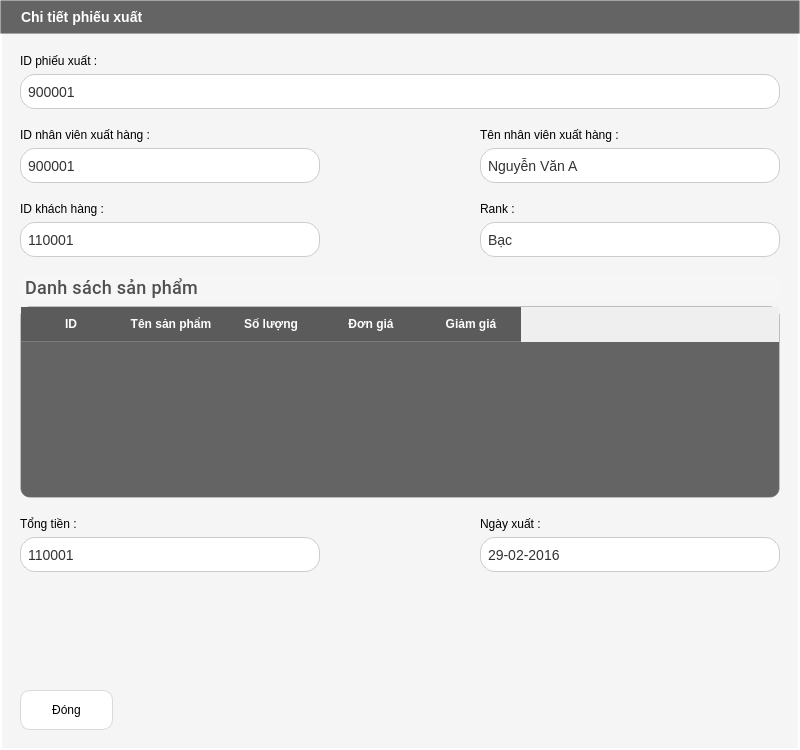
<?xml version="1.0" encoding="UTF-8"?>
<ui version="4.0">
 <class>Form</class>
 <widget class="QWidget" name="Form">
  <property name="geometry">
   <rect>
    <x>0</x>
    <y>0</y>
    <width>800</width>
    <height>750</height>
   </rect>
  </property>
  <property name="tabletTracking">
   <bool>false</bool>
  </property>
  <property name="contextMenuPolicy">
   <enum>Qt::DefaultContextMenu</enum>
  </property>
  <property name="windowTitle">
   <string comment=" ">Form</string>
  </property>
  <property name="styleSheet">
   <string notr="true">#Form {
background: #F5F5F5;
border-bottom-radius : 10px;
border : 2px solid white ;
}</string>
  </property>
  <layout class="QGridLayout" name="gridLayout">
   <property name="leftMargin">
    <number>0</number>
   </property>
   <property name="topMargin">
    <number>0</number>
   </property>
   <property name="rightMargin">
    <number>0</number>
   </property>
   <property name="bottomMargin">
    <number>0</number>
   </property>
   <item row="0" column="0">
    <widget class="QLabel" name="label">
     <property name="styleSheet">
      <string notr="true">QLabel {
    background-color:  rgba(40, 40, 40, 180); /* Nền xanh trong suốt */
    color: white;
    font-weight: bold;
    font-size: 14px;

    padding: 8px 16px;
    
    /* Viền sáng */
    border: 1.5px solid rgba(255, 255, 255, 0.4);
    
    /* Đổ bóng - QSS hỗ trợ giới hạn */
    border-style: outset;
    border-width: 1px;
    
    /* Gradient xanh */
}

</string>
     </property>
     <property name="text">
      <string>Chi tiết phiếu xuất</string>
     </property>
     <property name="margin">
      <number>12</number>
     </property>
    </widget>
   </item>
   <item row="1" column="0">
    <layout class="QVBoxLayout" name="verticalLayout_9">
     <property name="leftMargin">
      <number>20</number>
     </property>
     <property name="topMargin">
      <number>14</number>
     </property>
     <property name="rightMargin">
      <number>20</number>
     </property>
     <property name="bottomMargin">
      <number>20</number>
     </property>
     <item>
      <layout class="QVBoxLayout" name="verticalLayout_8">
       <item>
        <layout class="QVBoxLayout" name="verticalLayout">
         <item>
          <widget class="QLabel" name="label_2">
           <property name="font">
            <font>
             <pointsize>9</pointsize>
            </font>
           </property>
           <property name="text">
            <string>ID phiếu xuất : </string>
           </property>
          </widget>
         </item>
         <item>
          <widget class="QLineEdit" name="lineEdit">
           <property name="minimumSize">
            <size>
             <width>715</width>
             <height>35</height>
            </size>
           </property>
           <property name="tabletTracking">
            <bool>true</bool>
           </property>
           <property name="styleSheet">
            <string notr="true">QLineEdit {
    background-color: #ffffff; /* Màu nền trắng */
    border: 1px solid #cccccc; /* Viền xám nhạt */
    border-radius: 15px; /* Bo góc */
    padding: 5px; /* Khoảng cách bên trong */
    font-size: 14px;
    color: #333333;
}

/* Hiệu ứng khi ô nhập liệu được chọn */
QLineEdit:focus {
    border: 1px solid #4a90e2; /* Viền xanh khi focus */
    background-color: #e6f0fa; /* Nền xanh nhạt khi focus */
}</string>
           </property>
           <property name="text">
            <string>900001</string>
           </property>
          </widget>
         </item>
        </layout>
       </item>
       <item>
        <spacer name="verticalSpacer_2">
         <property name="orientation">
          <enum>Qt::Vertical</enum>
         </property>
         <property name="sizeHint" stdset="0">
          <size>
           <width>20</width>
           <height>13</height>
          </size>
         </property>
        </spacer>
       </item>
       <item>
        <layout class="QHBoxLayout" name="horizontalLayout">
         <item>
          <layout class="QVBoxLayout" name="verticalLayout_2">
           <item>
            <widget class="QLabel" name="label_3">
             <property name="font">
              <font>
               <pointsize>9</pointsize>
              </font>
             </property>
             <property name="text">
              <string>ID nhân viên xuất hàng :</string>
             </property>
            </widget>
           </item>
           <item>
            <widget class="QLineEdit" name="lineEdit_2">
             <property name="minimumSize">
              <size>
               <width>300</width>
               <height>35</height>
              </size>
             </property>
             <property name="tabletTracking">
              <bool>true</bool>
             </property>
             <property name="styleSheet">
              <string notr="true">QLineEdit {
    background-color: #ffffff; /* Màu nền trắng */
    border: 1px solid #cccccc; /* Viền xám nhạt */
    border-radius: 15px; /* Bo góc */
    padding: 5px; /* Khoảng cách bên trong */
    font-size: 14px;
    color: #333333;
}

/* Hiệu ứng khi ô nhập liệu được chọn */
QLineEdit:focus {
    border: 1px solid #4a90e2; /* Viền xanh khi focus */
    background-color: #e6f0fa; /* Nền xanh nhạt khi focus */
}</string>
             </property>
             <property name="text">
              <string>900001</string>
             </property>
            </widget>
           </item>
          </layout>
         </item>
         <item>
          <spacer name="horizontalSpacer">
           <property name="orientation">
            <enum>Qt::Horizontal</enum>
           </property>
           <property name="sizeHint" stdset="0">
            <size>
             <width>88</width>
             <height>20</height>
            </size>
           </property>
          </spacer>
         </item>
         <item>
          <layout class="QVBoxLayout" name="verticalLayout_3">
           <item>
            <widget class="QLabel" name="label_4">
             <property name="font">
              <font>
               <pointsize>9</pointsize>
              </font>
             </property>
             <property name="text">
              <string>Tên nhân viên xuất hàng : </string>
             </property>
            </widget>
           </item>
           <item>
            <widget class="QLineEdit" name="lineEdit_3">
             <property name="minimumSize">
              <size>
               <width>300</width>
               <height>35</height>
              </size>
             </property>
             <property name="tabletTracking">
              <bool>true</bool>
             </property>
             <property name="styleSheet">
              <string notr="true">QLineEdit {
    background-color: #ffffff; /* Màu nền trắng */
    border: 1px solid #cccccc; /* Viền xám nhạt */
    border-radius: 15px; /* Bo góc */
    padding: 5px; /* Khoảng cách bên trong */
    font-size: 14px;
    color: #333333;
}

/* Hiệu ứng khi ô nhập liệu được chọn */
QLineEdit:focus {
    border: 1px solid #4a90e2; /* Viền xanh khi focus */
    background-color: #e6f0fa; /* Nền xanh nhạt khi focus */
}</string>
             </property>
             <property name="text">
              <string>Nguyễn Văn A</string>
             </property>
            </widget>
           </item>
          </layout>
         </item>
        </layout>
       </item>
       <item>
        <spacer name="verticalSpacer_3">
         <property name="orientation">
          <enum>Qt::Vertical</enum>
         </property>
         <property name="sizeHint" stdset="0">
          <size>
           <width>20</width>
           <height>13</height>
          </size>
         </property>
        </spacer>
       </item>
       <item>
        <layout class="QHBoxLayout" name="horizontalLayout_2">
         <item>
          <layout class="QVBoxLayout" name="verticalLayout_4">
           <item>
            <widget class="QLabel" name="label_5">
             <property name="font">
              <font>
               <pointsize>9</pointsize>
              </font>
             </property>
             <property name="text">
              <string>ID khách hàng : </string>
             </property>
            </widget>
           </item>
           <item>
            <widget class="QLineEdit" name="lineEdit_4">
             <property name="minimumSize">
              <size>
               <width>300</width>
               <height>35</height>
              </size>
             </property>
             <property name="tabletTracking">
              <bool>true</bool>
             </property>
             <property name="styleSheet">
              <string notr="true">QLineEdit {
    background-color: #ffffff; /* Màu nền trắng */
    border: 1px solid #cccccc; /* Viền xám nhạt */
    border-radius: 15px; /* Bo góc */
    padding: 5px; /* Khoảng cách bên trong */
    font-size: 14px;
    color: #333333;
}

/* Hiệu ứng khi ô nhập liệu được chọn */
QLineEdit:focus {
    border: 1px solid #4a90e2; /* Viền xanh khi focus */
    background-color: #e6f0fa; /* Nền xanh nhạt khi focus */
}</string>
             </property>
             <property name="text">
              <string>110001</string>
             </property>
            </widget>
           </item>
          </layout>
         </item>
         <item>
          <spacer name="horizontalSpacer_2">
           <property name="orientation">
            <enum>Qt::Horizontal</enum>
           </property>
           <property name="sizeHint" stdset="0">
            <size>
             <width>88</width>
             <height>20</height>
            </size>
           </property>
          </spacer>
         </item>
         <item>
          <layout class="QVBoxLayout" name="verticalLayout_5">
           <item>
            <widget class="QLabel" name="label_6">
             <property name="font">
              <font>
               <pointsize>9</pointsize>
              </font>
             </property>
             <property name="text">
              <string>Rank : </string>
             </property>
            </widget>
           </item>
           <item>
            <widget class="QLineEdit" name="lineEdit_5">
             <property name="minimumSize">
              <size>
               <width>300</width>
               <height>35</height>
              </size>
             </property>
             <property name="tabletTracking">
              <bool>true</bool>
             </property>
             <property name="styleSheet">
              <string notr="true">QLineEdit {
    background-color: #ffffff; /* Màu nền trắng */
    border: 1px solid #cccccc; /* Viền xám nhạt */
    border-radius: 15px; /* Bo góc */
    padding: 5px; /* Khoảng cách bên trong */
    font-size: 14px;
    color: #333333;
}

/* Hiệu ứng khi ô nhập liệu được chọn */
QLineEdit:focus {
    border: 1px solid #4a90e2; /* Viền xanh khi focus */
    background-color: #e6f0fa; /* Nền xanh nhạt khi focus */
}</string>
             </property>
             <property name="text">
              <string>Bạc</string>
             </property>
            </widget>
           </item>
          </layout>
         </item>
        </layout>
       </item>
       <item>
        <spacer name="verticalSpacer_4">
         <property name="orientation">
          <enum>Qt::Vertical</enum>
         </property>
         <property name="sizeHint" stdset="0">
          <size>
           <width>20</width>
           <height>13</height>
          </size>
         </property>
        </spacer>
       </item>
       <item>
        <widget class="QLabel" name="label_7">
         <property name="font">
          <font>
           <family>Segoe UI,Roboto,sans-serif</family>
           <pointsize>-1</pointsize>
           <weight>62</weight>
           <bold>true</bold>
          </font>
         </property>
         <property name="styleSheet">
          <string notr="true">QLabel {
    color: rgba(50, 50, 50, 0.85); /* Màu chữ đậm nhưng hơi trong suốt */
    font-family: &quot;Segoe UI&quot;, &quot;Roboto&quot;, sans-serif; /* Font hiện đại */
    font-weight: 500; /* Độ đậm vừa phải */
    font-size: 18px; /* Kích thước phù hợp */

    letter-spacing: 0.3px; /* Tăng khoảng cách chữ nhẹ */
    
    text-align: center;
    background-color: rgba(255, 255, 255, 0.1); /* Nền trắng trong suốt */
    border-radius: 6px; /* Bo góc */
    backdrop-filter: blur(5px); /* Hiệu ứng blur đặc trưng của glassmorphism */
    box-shadow: 0 2px 8px rgba(0, 0, 0, 0.07); /* Đổ bóng tinh tế */
    border: 1px solid rgba(255, 255, 255, 0.18); /* Viền trắng trong suốt */
}
</string>
         </property>
         <property name="text">
          <string>Danh sách sản phẩm</string>
         </property>
         <property name="margin">
          <number>12</number>
         </property>
        </widget>
       </item>
       <item>
        <widget class="QTableWidget" name="tableWidget">
         <property name="minimumSize">
          <size>
           <width>715</width>
           <height>191</height>
          </size>
         </property>
         <property name="styleSheet">
          <string notr="true">/* Tổng thể bảng với phong cách Glassmorphism */
QTableWidget {
    background-color:  rgba(40, 40, 40, 180); /* Nền đen mờ, tăng độ trong suốt */
    border: 1px solid rgba(255, 255, 255, 0.2); /* Viền trắng mờ nhẹ */
    border-radius: 10px; /* Bo góc mềm mại */
    color: #ffffff; /* Chữ trắng để nổi bật */
    font-family: &quot;Arial&quot;, sans-serif;
    font-size: 14px;
	gridline-color: transparent;
}

/* Tiêu đề cột (header) */
QHeaderView::section {
    background-color: rgba(30, 30, 30, 180);
 /* Nền header đen mờ hơn một chút */
    color: #ffffff;
    padding: 8px;
    border: none;
    border-bottom: 1px solid rgba(255, 255, 255, 0.2);
    font-weight: bold;
}

/* Hiệu ứng hover cho tiêu đề */
QHeaderView::section:hover {
    background-color: rgba(0, 0, 0, 0.6); /* Sáng nhẹ khi hover */
    transition: background-color 0.3s ease; /* Hiệu ứng chuyển màu mượt */
}

/* Các ô trong bảng */
QTableWidget::item {
    padding: 8px;
    border: none;
    background-color: transparent;
}

/* Hiệu ứng khi chọn ô */
QTableWidget::item:selected {
    background-color: rgba(66, 165, 245, 0.4); /* Màu xanh dương mờ khi chọn */
    color: #ffffff;
}

/* Hiệu ứng hover cho ô */
QTableWidget::item:hover {
    background-color: rgba(255, 255, 255, 0.1); /* Sáng nhẹ khi rê chuột */
    transition: background-color 0.3s ease; /* Chuyển màu mượt mà */
}

/* Thanh cuộn dọc */
QScrollBar:vertical {
    background: rgba(0, 0, 0, 0.3); /* Nền đen mờ hơn */
    width: 10px;
    margin: 0px;
    border-radius: 5px;
}

QScrollBar::handle:vertical {
    background: linear-gradient(to bottom, rgba(66, 165, 245, 0.6), rgba(30, 136, 229, 0.6)); /* Gradient xanh dương mờ */
    border-radius: 5px;
}

QScrollBar::handle:vertical:hover {
    background: linear-gradient(to bottom, rgba(100, 181, 246, 0.7), rgba(66, 165, 245, 0.7)); /* Sáng hơn khi hover */
    transition: background 0.3s ease;
}

QScrollBar::add-line:vertical,
QScrollBar::sub-line:vertical {
    background: none;
}

QScrollBar::add-page:vertical,
QScrollBar::sub-page:vertical {
    background: none;
}

/* Thanh cuộn ngang */
QScrollBar:horizontal {
    background: rgba(0, 0, 0, 0.3); /* Nền đen mờ hơn */
    height: 10px;
    margin: 0px;
    border-radius: 5px;
}

QScrollBar::handle:horizontal {
    background: linear-gradient(to right, rgba(66, 165, 245, 0.6), rgba(30, 136, 229, 0.6)); /* Gradient xanh dương mờ */
    border-radius: 5px;
}

QScrollBar::handle:horizontal:hover {
    background: linear-gradient(to right, rgba(100, 181, 246, 0.7), rgba(66, 165, 245, 0.7)); /* Sáng hơn khi hover */
    transition: background 0.3s ease;
}

QScrollBar::add-line:horizontal,
QScrollBar::sub-line:horizontal {
    background: none;
}

QScrollBar::add-page:horizontal,
QScrollBar::sub-page:horizontal {
    background: none;
}</string>
         </property>
         <property name="showGrid">
          <bool>true</bool>
         </property>
         <attribute name="horizontalHeaderCascadingSectionResizes">
          <bool>false</bool>
         </attribute>
         <column>
          <property name="text">
           <string>ID</string>
          </property>
          <property name="font">
           <font>
            <weight>75</weight>
            <bold>true</bold>
           </font>
          </property>
         </column>
         <column>
          <property name="text">
           <string>Tên sản phẩm</string>
          </property>
          <property name="font">
           <font>
            <weight>75</weight>
            <bold>true</bold>
           </font>
          </property>
         </column>
         <column>
          <property name="text">
           <string>Số lượng</string>
          </property>
          <property name="font">
           <font>
            <weight>75</weight>
            <bold>true</bold>
           </font>
          </property>
         </column>
         <column>
          <property name="text">
           <string>Đơn giá</string>
          </property>
          <property name="font">
           <font>
            <weight>75</weight>
            <bold>true</bold>
           </font>
          </property>
         </column>
         <column>
          <property name="text">
           <string>Giảm giá</string>
          </property>
          <property name="font">
           <font>
            <weight>75</weight>
            <bold>true</bold>
           </font>
          </property>
         </column>
        </widget>
       </item>
       <item>
        <spacer name="verticalSpacer_5">
         <property name="orientation">
          <enum>Qt::Vertical</enum>
         </property>
         <property name="sizeHint" stdset="0">
          <size>
           <width>20</width>
           <height>13</height>
          </size>
         </property>
        </spacer>
       </item>
       <item>
        <layout class="QHBoxLayout" name="horizontalLayout_3">
         <item>
          <layout class="QVBoxLayout" name="verticalLayout_6">
           <item>
            <widget class="QLabel" name="label_8">
             <property name="font">
              <font>
               <pointsize>9</pointsize>
              </font>
             </property>
             <property name="text">
              <string>Tổng tiền : </string>
             </property>
            </widget>
           </item>
           <item>
            <widget class="QLineEdit" name="lineEdit_6">
             <property name="minimumSize">
              <size>
               <width>300</width>
               <height>35</height>
              </size>
             </property>
             <property name="tabletTracking">
              <bool>true</bool>
             </property>
             <property name="styleSheet">
              <string notr="true">QLineEdit {
    background-color: #ffffff; /* Màu nền trắng */
    border: 1px solid #cccccc; /* Viền xám nhạt */
    border-radius: 15px; /* Bo góc */
    padding: 5px; /* Khoảng cách bên trong */
    font-size: 14px;
    color: #333333;
}

/* Hiệu ứng khi ô nhập liệu được chọn */
QLineEdit:focus {
    border: 1px solid #4a90e2; /* Viền xanh khi focus */
    background-color: #e6f0fa; /* Nền xanh nhạt khi focus */
}</string>
             </property>
             <property name="text">
              <string>110001</string>
             </property>
            </widget>
           </item>
          </layout>
         </item>
         <item>
          <spacer name="horizontalSpacer_3">
           <property name="orientation">
            <enum>Qt::Horizontal</enum>
           </property>
           <property name="sizeHint" stdset="0">
            <size>
             <width>88</width>
             <height>20</height>
            </size>
           </property>
          </spacer>
         </item>
         <item>
          <layout class="QVBoxLayout" name="verticalLayout_7">
           <item>
            <widget class="QLabel" name="label_9">
             <property name="font">
              <font>
               <pointsize>9</pointsize>
              </font>
             </property>
             <property name="text">
              <string>Ngày xuất : </string>
             </property>
            </widget>
           </item>
           <item>
            <widget class="QLineEdit" name="lineEdit_7">
             <property name="minimumSize">
              <size>
               <width>300</width>
               <height>35</height>
              </size>
             </property>
             <property name="tabletTracking">
              <bool>true</bool>
             </property>
             <property name="styleSheet">
              <string notr="true">QLineEdit {
    background-color: #ffffff; /* Màu nền trắng */
    border: 1px solid #cccccc; /* Viền xám nhạt */
    border-radius: 15px; /* Bo góc */
    padding: 5px; /* Khoảng cách bên trong */
    font-size: 14px;
    color: #333333;
}

/* Hiệu ứng khi ô nhập liệu được chọn */
QLineEdit:focus {
    border: 1px solid #4a90e2; /* Viền xanh khi focus */
    background-color: #e6f0fa; /* Nền xanh nhạt khi focus */
}</string>
             </property>
             <property name="text">
              <string>29-02-2016</string>
             </property>
            </widget>
           </item>
          </layout>
         </item>
        </layout>
       </item>
      </layout>
     </item>
     <item>
      <spacer name="verticalSpacer">
       <property name="orientation">
        <enum>Qt::Vertical</enum>
       </property>
       <property name="sizeHint" stdset="0">
        <size>
         <width>20</width>
         <height>28</height>
        </size>
       </property>
      </spacer>
     </item>
     <item>
      <widget class="QPushButton" name="dong_btn">
       <property name="minimumSize">
        <size>
         <width>90</width>
         <height>40</height>
        </size>
       </property>
       <property name="maximumSize">
        <size>
         <width>93</width>
         <height>40</height>
        </size>
       </property>
       <property name="styleSheet">
        <string notr="true">#dong_btn {
    background-color: white;
    color: black;
    border: 1px solid #d9d9d9;
    font-family: Arial, sans-serif;
    font-size: 12px;
    border-radius: 10px;
    padding: 5px 15px; /* Khoảng cách trong nút */
}

/* Hover effect */
#dong_btn:hover {
    background-color: #f5f5f5;  /* Nhẹ hơn để tạo hiệu ứng phản hồi */
    border: 1px solid #a0a0a0;  /* Viền đậm hơn một chút khi hover */
    color: black;
}
</string>
       </property>
       <property name="text">
        <string>Đóng</string>
       </property>
      </widget>
     </item>
    </layout>
   </item>
  </layout>
 </widget>
 <resources/>
 <connections/>
</ui>
